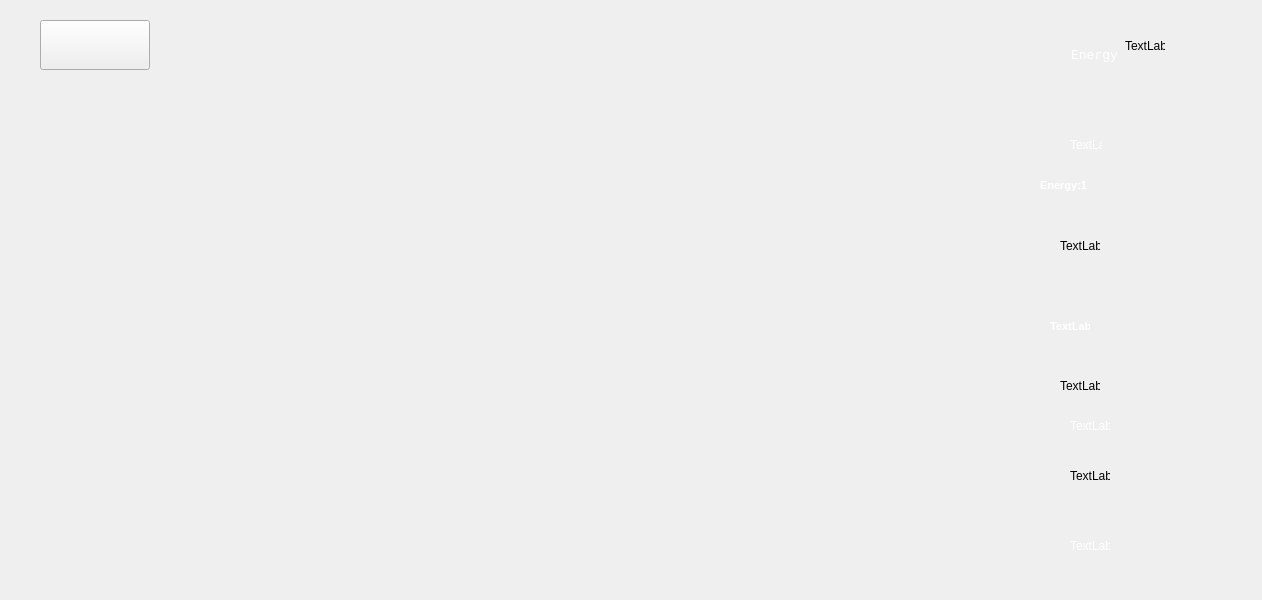
<?xml version="1.0" encoding="UTF-8"?>
<ui version="4.0">
 <class>TowerDefence</class>
 <widget class="QMainWindow" name="TowerDefence">
  <property name="geometry">
   <rect>
    <x>0</x>
    <y>0</y>
    <width>1262</width>
    <height>600</height>
   </rect>
  </property>
  <property name="minimumSize">
   <size>
    <width>1262</width>
    <height>600</height>
   </size>
  </property>
  <property name="maximumSize">
   <size>
    <width>1262</width>
    <height>600</height>
   </size>
  </property>
  <property name="windowTitle">
   <string>TowerDefence</string>
  </property>
  <widget class="QWidget" name="centralwidget">
   <widget class="QLabel" name="label">
    <property name="geometry">
     <rect>
      <x>1049</x>
      <y>19</y>
      <width>91</width>
      <height>21</height>
     </rect>
    </property>
    <property name="font">
     <font>
      <pointsize>11</pointsize>
      <bold>true</bold>
     </font>
    </property>
    <property name="styleSheet">
     <string notr="true">QLabel{
border-image:url(:/timer.png);}</string>
    </property>
    <property name="frameShape">
     <enum>QFrame::NoFrame</enum>
    </property>
    <property name="frameShadow">
     <enum>QFrame::Plain</enum>
    </property>
    <property name="text">
     <string/>
    </property>
    <property name="alignment">
     <set>Qt::AlignCenter</set>
    </property>
   </widget>
   <widget class="QLabel" name="label_2">
    <property name="geometry">
     <rect>
      <x>1049</x>
      <y>40</y>
      <width>91</width>
      <height>31</height>
     </rect>
    </property>
    <property name="font">
     <font>
      <family>Consolas</family>
      <pointsize>10</pointsize>
      <bold>false</bold>
     </font>
    </property>
    <property name="styleSheet">
     <string notr="true">QLabel{
color:rgb(255, 255, 255);
}</string>
    </property>
    <property name="frameShape">
     <enum>QFrame::NoFrame</enum>
    </property>
    <property name="frameShadow">
     <enum>QFrame::Plain</enum>
    </property>
    <property name="text">
     <string>Energy</string>
    </property>
    <property name="textFormat">
     <enum>Qt::RichText</enum>
    </property>
    <property name="scaledContents">
     <bool>true</bool>
    </property>
    <property name="alignment">
     <set>Qt::AlignCenter</set>
    </property>
   </widget>
   <widget class="QLabel" name="label_4">
    <property name="geometry">
     <rect>
      <x>1040</x>
      <y>170</y>
      <width>100</width>
      <height>30</height>
     </rect>
    </property>
    <property name="font">
     <font>
      <family>Microsoft YaHei UI</family>
      <pointsize>8</pointsize>
      <italic>false</italic>
      <bold>true</bold>
     </font>
    </property>
    <property name="styleSheet">
     <string notr="true">QLabel{
color:rgb(255, 255, 255);
	

	font: 700 8pt &quot;Microsoft YaHei UI&quot;;
}</string>
    </property>
    <property name="frameShape">
     <enum>QFrame::NoFrame</enum>
    </property>
    <property name="text">
     <string>Energy:1</string>
    </property>
    <property name="alignment">
     <set>Qt::AlignLeading|Qt::AlignLeft|Qt::AlignVCenter</set>
    </property>
   </widget>
   <widget class="QLabel" name="label_3">
    <property name="geometry">
     <rect>
      <x>1070</x>
      <y>140</y>
      <width>32</width>
      <height>9</height>
     </rect>
    </property>
    <property name="styleSheet">
     <string notr="true">QLabel{
color:rgb(255, 255, 255)}</string>
    </property>
    <property name="frameShape">
     <enum>QFrame::NoFrame</enum>
    </property>
    <property name="text">
     <string>TextLabel</string>
    </property>
   </widget>
   <widget class="QLabel" name="label_5">
    <property name="geometry">
     <rect>
      <x>1060</x>
      <y>240</y>
      <width>40</width>
      <height>12</height>
     </rect>
    </property>
    <property name="text">
     <string>TextLabel</string>
    </property>
   </widget>
   <widget class="QLabel" name="label_6">
    <property name="geometry">
     <rect>
      <x>1050</x>
      <y>320</y>
      <width>40</width>
      <height>12</height>
     </rect>
    </property>
    <property name="font">
     <font>
      <family>Microsoft YaHei UI</family>
      <pointsize>8</pointsize>
      <italic>false</italic>
      <bold>true</bold>
     </font>
    </property>
    <property name="styleSheet">
     <string notr="true">QLabel{
color:rgb(255, 255, 255);
	

	font: 700 8pt &quot;Microsoft YaHei UI&quot;;}</string>
    </property>
    <property name="text">
     <string>TextLabel</string>
    </property>
   </widget>
   <widget class="QLabel" name="label_7">
    <property name="geometry">
     <rect>
      <x>1060</x>
      <y>380</y>
      <width>40</width>
      <height>12</height>
     </rect>
    </property>
    <property name="text">
     <string>TextLabel</string>
    </property>
   </widget>
   <widget class="QLabel" name="label_8">
    <property name="geometry">
     <rect>
      <x>1070</x>
      <y>420</y>
      <width>40</width>
      <height>12</height>
     </rect>
    </property>
    <property name="styleSheet">
     <string notr="true">QLabel{
color:rgb(255, 255, 255);
	

	font: 700 8pt &quot;Microsoft YaHei UI&quot;;}</string>
    </property>
    <property name="text">
     <string>TextLabel</string>
    </property>
   </widget>
   <widget class="QLabel" name="label_9">
    <property name="geometry">
     <rect>
      <x>1070</x>
      <y>470</y>
      <width>40</width>
      <height>12</height>
     </rect>
    </property>
    <property name="text">
     <string>TextLabel</string>
    </property>
   </widget>
   <widget class="QLabel" name="label_10">
    <property name="geometry">
     <rect>
      <x>1070</x>
      <y>540</y>
      <width>40</width>
      <height>12</height>
     </rect>
    </property>
    <property name="styleSheet">
     <string notr="true">QLabel{
color:rgb(255, 255, 255);
	

	font: 700 8pt &quot;Microsoft YaHei UI&quot;;}</string>
    </property>
    <property name="text">
     <string>TextLabel</string>
    </property>
   </widget>
   <widget class="QPushButton" name="Stop">
    <property name="geometry">
     <rect>
      <x>40</x>
      <y>20</y>
      <width>110</width>
      <height>50</height>
     </rect>
    </property>
    <property name="text">
     <string/>
    </property>
   </widget>
   <widget class="QLabel" name="label_11">
    <property name="geometry">
     <rect>
      <x>1125</x>
      <y>40</y>
      <width>40</width>
      <height>12</height>
     </rect>
    </property>
    <property name="text">
     <string>TextLabel</string>
    </property>
   </widget>
  </widget>
  <action name="actionPlay">
   <property name="checkable">
    <bool>true</bool>
   </property>
   <property name="checked">
    <bool>false</bool>
   </property>
   <property name="text">
    <string>Play</string>
   </property>
  </action>
  <action name="actionExit">
   <property name="checkable">
    <bool>true</bool>
   </property>
   <property name="checked">
    <bool>false</bool>
   </property>
   <property name="enabled">
    <bool>true</bool>
   </property>
   <property name="text">
    <string>Exit</string>
   </property>
  </action>
 </widget>
 <resources/>
 <connections/>
</ui>
